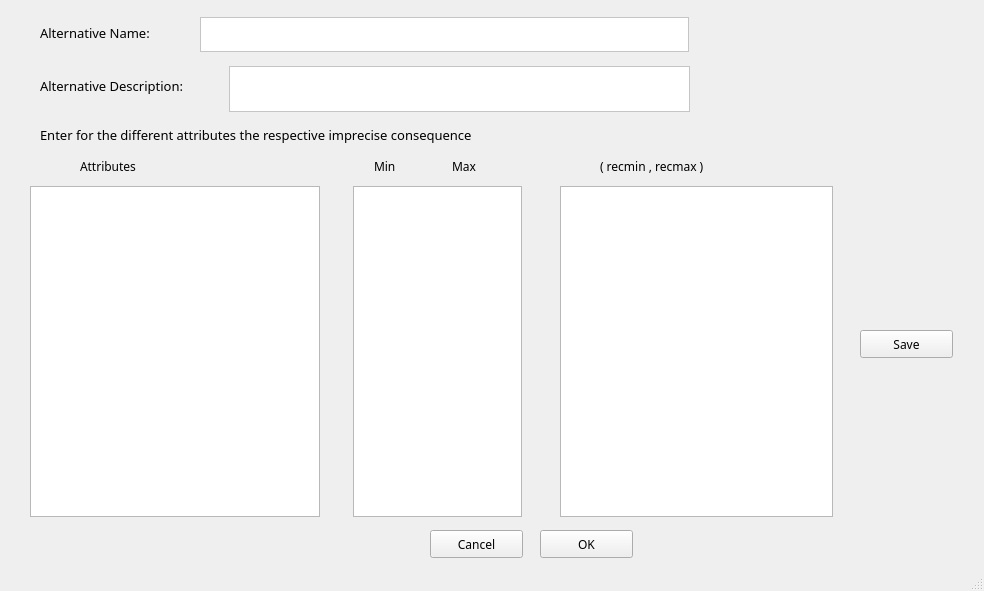
<?xml version="1.0" encoding="UTF-8"?>
<ui version="4.0">
 <class>addAlternative</class>
 <widget class="QMainWindow" name="addAlternative">
  <property name="geometry">
   <rect>
    <x>0</x>
    <y>0</y>
    <width>984</width>
    <height>591</height>
   </rect>
  </property>
  <property name="font">
   <font>
    <family>Neue Haas Grotesk Text Pro Extr</family>
   </font>
  </property>
  <property name="windowTitle">
   <string>addAlternative</string>
  </property>
  <widget class="QWidget" name="centralwidget">
   <widget class="QTableWidget" name="tableWidgetAttributesNames">
    <property name="geometry">
     <rect>
      <x>30</x>
      <y>186</y>
      <width>290</width>
      <height>331</height>
     </rect>
    </property>
    <property name="font">
     <font>
      <family>Neue Haas Grotesk Text Pro Extr</family>
      <pointsize>10</pointsize>
     </font>
    </property>
    <property name="editTriggers">
     <set>QAbstractItemView::NoEditTriggers</set>
    </property>
    <property name="tabKeyNavigation">
     <bool>true</bool>
    </property>
    <attribute name="horizontalHeaderVisible">
     <bool>false</bool>
    </attribute>
    <attribute name="horizontalHeaderHighlightSections">
     <bool>false</bool>
    </attribute>
    <attribute name="verticalHeaderVisible">
     <bool>false</bool>
    </attribute>
    <attribute name="verticalHeaderHighlightSections">
     <bool>false</bool>
    </attribute>
   </widget>
   <widget class="QTableWidget" name="tableWidgetAA">
    <property name="geometry">
     <rect>
      <x>353</x>
      <y>186</y>
      <width>169</width>
      <height>331</height>
     </rect>
    </property>
    <property name="font">
     <font>
      <family>Neue Haas Grotesk Text Pro Extr</family>
      <pointsize>10</pointsize>
     </font>
    </property>
    <property name="horizontalScrollBarPolicy">
     <enum>Qt::ScrollBarAlwaysOff</enum>
    </property>
    <attribute name="horizontalHeaderVisible">
     <bool>false</bool>
    </attribute>
    <attribute name="horizontalHeaderHighlightSections">
     <bool>false</bool>
    </attribute>
    <attribute name="verticalHeaderVisible">
     <bool>false</bool>
    </attribute>
    <attribute name="verticalHeaderHighlightSections">
     <bool>false</bool>
    </attribute>
   </widget>
   <widget class="QTableWidget" name="tableWidgetMinMax">
    <property name="geometry">
     <rect>
      <x>560</x>
      <y>186</y>
      <width>273</width>
      <height>331</height>
     </rect>
    </property>
    <property name="font">
     <font>
      <family>Neue Haas Grotesk Text Pro Extr</family>
      <pointsize>10</pointsize>
     </font>
    </property>
    <property name="editTriggers">
     <set>QAbstractItemView::NoEditTriggers</set>
    </property>
    <attribute name="horizontalHeaderVisible">
     <bool>false</bool>
    </attribute>
    <attribute name="horizontalHeaderHighlightSections">
     <bool>false</bool>
    </attribute>
    <attribute name="verticalHeaderVisible">
     <bool>false</bool>
    </attribute>
    <attribute name="verticalHeaderHighlightSections">
     <bool>false</bool>
    </attribute>
   </widget>
   <widget class="QPushButton" name="pushButtonSave">
    <property name="geometry">
     <rect>
      <x>860</x>
      <y>330</y>
      <width>93</width>
      <height>28</height>
     </rect>
    </property>
    <property name="font">
     <font>
      <pointsize>9</pointsize>
     </font>
    </property>
    <property name="text">
     <string>Save</string>
    </property>
   </widget>
   <widget class="QPushButton" name="pushButtonOk">
    <property name="geometry">
     <rect>
      <x>540</x>
      <y>530</y>
      <width>93</width>
      <height>28</height>
     </rect>
    </property>
    <property name="font">
     <font>
      <pointsize>9</pointsize>
     </font>
    </property>
    <property name="text">
     <string>OK</string>
    </property>
   </widget>
   <widget class="QPushButton" name="pushButtonCancelar">
    <property name="geometry">
     <rect>
      <x>430</x>
      <y>530</y>
      <width>93</width>
      <height>28</height>
     </rect>
    </property>
    <property name="font">
     <font>
      <pointsize>9</pointsize>
     </font>
    </property>
    <property name="text">
     <string>Cancel</string>
    </property>
   </widget>
   <widget class="QPlainTextEdit" name="textAlternativeName">
    <property name="geometry">
     <rect>
      <x>200</x>
      <y>17</y>
      <width>489</width>
      <height>35</height>
     </rect>
    </property>
    <property name="font">
     <font>
      <family>Neue Haas Grotesk Text Pro Extr</family>
      <pointsize>10</pointsize>
     </font>
    </property>
    <property name="styleSheet">
     <string notr="true">background-color: #FFFFFF</string>
    </property>
   </widget>
   <widget class="QLabel" name="label">
    <property name="geometry">
     <rect>
      <x>40</x>
      <y>120</y>
      <width>561</width>
      <height>30</height>
     </rect>
    </property>
    <property name="font">
     <font>
      <family>Neue Haas Grotesk Text Pro Extr</family>
      <pointsize>10</pointsize>
      <underline>false</underline>
     </font>
    </property>
    <property name="text">
     <string>Enter for the different attributes the respective imprecise consequence</string>
    </property>
   </widget>
   <widget class="QLabel" name="label_2">
    <property name="geometry">
     <rect>
      <x>40</x>
      <y>17</y>
      <width>151</width>
      <height>32</height>
     </rect>
    </property>
    <property name="font">
     <font>
      <family>Neue Haas Grotesk Text Pro Extr</family>
      <pointsize>10</pointsize>
      <underline>false</underline>
     </font>
    </property>
    <property name="text">
     <string>Alternative Name:</string>
    </property>
   </widget>
   <widget class="QLabel" name="label_3">
    <property name="geometry">
     <rect>
      <x>80</x>
      <y>156</y>
      <width>70</width>
      <height>21</height>
     </rect>
    </property>
    <property name="font">
     <font>
      <family>Neue Haas Grotesk Text Pro Extr</family>
      <pointsize>9</pointsize>
      <underline>false</underline>
     </font>
    </property>
    <property name="text">
     <string>Attributes</string>
    </property>
   </widget>
   <widget class="QLabel" name="label_4">
    <property name="geometry">
     <rect>
      <x>374</x>
      <y>156</y>
      <width>41</width>
      <height>21</height>
     </rect>
    </property>
    <property name="font">
     <font>
      <family>Neue Haas Grotesk Text Pro Extr</family>
      <pointsize>9</pointsize>
      <underline>false</underline>
     </font>
    </property>
    <property name="text">
     <string>Min</string>
    </property>
   </widget>
   <widget class="QLabel" name="label_5">
    <property name="geometry">
     <rect>
      <x>452</x>
      <y>156</y>
      <width>41</width>
      <height>21</height>
     </rect>
    </property>
    <property name="font">
     <font>
      <family>Neue Haas Grotesk Text Pro Extr</family>
      <pointsize>9</pointsize>
      <underline>false</underline>
     </font>
    </property>
    <property name="text">
     <string>Max</string>
    </property>
   </widget>
   <widget class="QLabel" name="label_6">
    <property name="geometry">
     <rect>
      <x>600</x>
      <y>156</y>
      <width>141</width>
      <height>21</height>
     </rect>
    </property>
    <property name="font">
     <font>
      <family>Neue Haas Grotesk Text Pro Extr</family>
      <pointsize>9</pointsize>
      <underline>false</underline>
     </font>
    </property>
    <property name="text">
     <string>( recmin , recmax ) </string>
    </property>
   </widget>
   <widget class="QLabel" name="label_7">
    <property name="geometry">
     <rect>
      <x>40</x>
      <y>70</y>
      <width>181</width>
      <height>32</height>
     </rect>
    </property>
    <property name="font">
     <font>
      <family>Neue Haas Grotesk Text Pro Extr</family>
      <pointsize>10</pointsize>
      <underline>false</underline>
     </font>
    </property>
    <property name="text">
     <string>Alternative Description:</string>
    </property>
   </widget>
   <widget class="QPlainTextEdit" name="textAlternativeDescription">
    <property name="geometry">
     <rect>
      <x>229</x>
      <y>66</y>
      <width>461</width>
      <height>46</height>
     </rect>
    </property>
    <property name="font">
     <font>
      <family>Neue Haas Grotesk Text Pro Extr</family>
      <pointsize>10</pointsize>
     </font>
    </property>
    <property name="styleSheet">
     <string notr="true">background-color: #FFFFFF</string>
    </property>
   </widget>
  </widget>
  <widget class="QMenuBar" name="menubar">
   <property name="geometry">
    <rect>
     <x>0</x>
     <y>0</y>
     <width>984</width>
     <height>25</height>
    </rect>
   </property>
  </widget>
  <widget class="QStatusBar" name="statusbar"/>
 </widget>
 <resources/>
 <connections/>
</ui>
